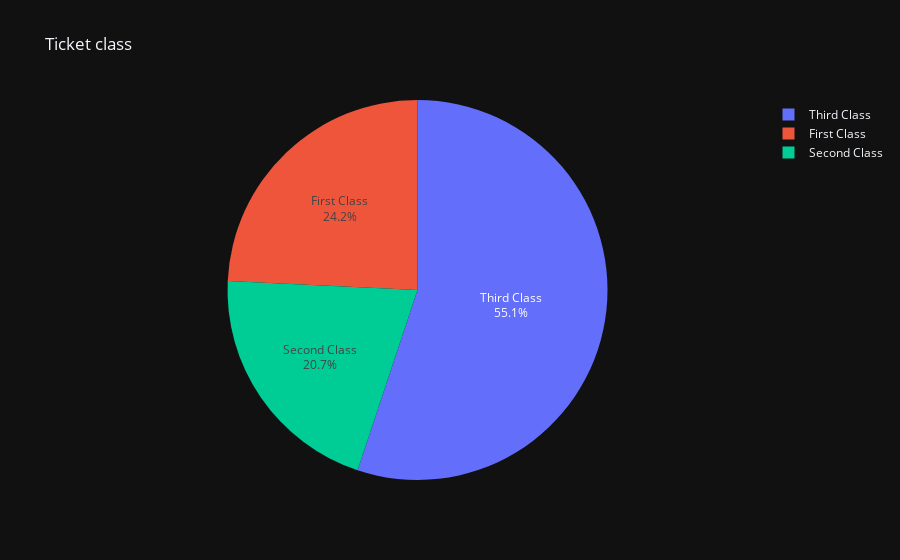

Here is the notebook cell this chart was saved with:
### Code cell
fig = go.Figure()

to_plot = data_droped.Pclass.replace({1: 'First Class', 2: 'Second Class', 3: 'Third Class'}).value_counts()
labels = to_plot.index
values = to_plot.values

fig.add_trace(go.Pie(
    labels = labels,
    values = values,
    textinfo='label+percent'
))

fig.update_layout(
    title_text='Ticket class',
    template='plotly_dark'
)

### Figure 1 — Plotly figure (JSON) as saved in the notebook; plotly's stock layout.template omitted (floating-point values rounded to 4 significant figures)
{"data": [{"labels": ["Third Class", "First Class", "Second Class"], "textinfo": "label+percent", "type": "pie", "values": [491, 216, 184]}], "layout": {"title": {"text": "Ticket class"}}}
